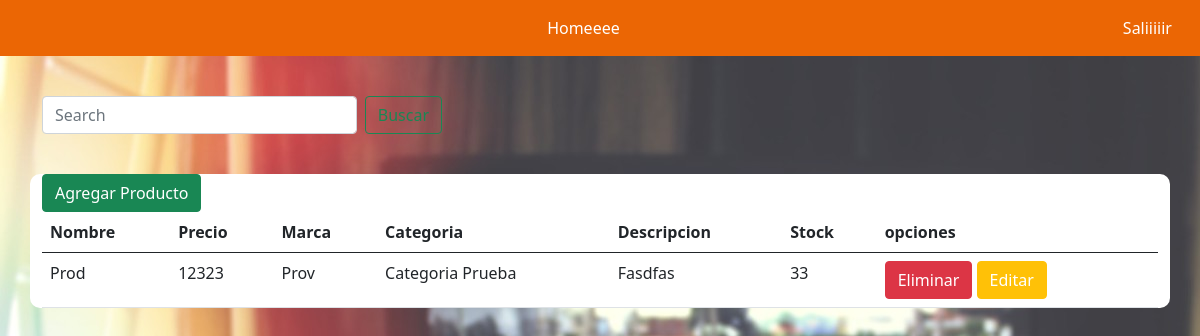
The page /productos/listar-productos/ on the database as committed earlier.
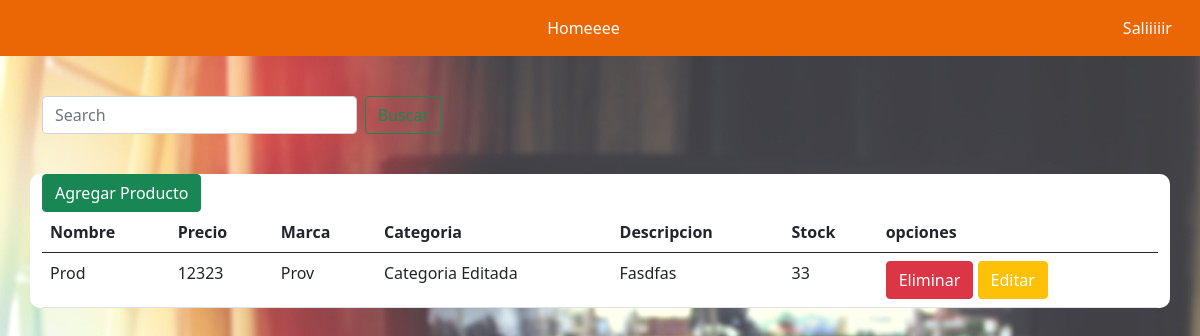
The same page on the database as committed later.
### producto/models.py (models this page shows, shortened)
class Producto(models.Model):
    id_producto = models.AutoField(primary_key=True)
    nombre = models.CharField(max_length=50)
    descripcion = models.TextField(max_length=70)
    imagen = models.ImageField(upload_to="productos", null=True)
    precio = models.IntegerField()
    id_categoria = models.ForeignKey(Categoria, on_delete=models.CASCADE)
    id_proveedor = models.ForeignKey(Proveedor, on_delete=models.CASCADE)
    stock = models.IntegerField(null = True)

class Categoria(models.Model):
    id_categoria = models.AutoField(primary_key=True)
    descripcion = models.CharField(max_length=30)
    def __str__(self):
        return self.descripcion

class Proveedor(models.Model):
    id_proveedor = models.AutoField(primary_key=True)
    rut          = models.CharField(max_length=12, null=True)
    nombre       = models.CharField(max_length=50, null=False)
    id_pais      = models.ForeignKey(Pais, on_delete=models.CASCADE)
    def __str__(self):
        return self.nombre

### producto/views.py (the view)
# urls.py: path('listar-productos/', listar_productos, name="listar_productos"),
def listar_productos(request):
    busqueda = request.GET.get("buscar")
    productos = Producto.objects.all()
    if busqueda:
        productos = Producto.objects.filter(
            Q(nombre__icontains = busqueda) |
            Q(descripcion__icontains = busqueda)
        ).distinct()
    return render(request, 'producto/listaProducto.html', {'entity':productos})

### carrito/context_processor.py (called while the page is built)
def importe_total_carro(request):
    total=0
    if 'carro' in request.session:
        for key, value in request.session["carro"].items():
            total=total+(float(value["precio"]))
    return {"importe_total_carro":total}

### producto/templates/producto/listaProducto.html (shortened to what this page needs)
{% include 'baseadmin.html' %}
{% load crispy_forms_tags %}
{% load static %}
<div class="container-sm">
    <form class="d-flex" id="barraBusqueda" method="GET">
        <input class="form-control me-2" type="search" placeholder="Search" aria-label="Search" name="buscar"
            value="{{request.GET.buscar}}">
        <button class="btn btn-outline-success" type="submit">Buscar</button>
    </form>
</div>
<div class="container-sm" id="producto">
    <button type="button" class="btn btn-success"><a href="{% url 'agregar_producto' %}">Agregar Producto</a></button>
    <table class="table">
        <thead>
            <tr>
                <th scope="col">Nombre</th>
                <th scope="col">Precio</th>
                <th scope="col">Marca</th>
                <th scope="col">Categoria</th>
                <th scope="col">Descripcion</th>
                <th scope="col">Stock</th>
                <th scope="col">opciones</th>
            </tr>
        </thead>
        <tbody>
            {% for p in entity %}
            <tr>
                <td>{{ p.nombre | title }}</td>
                <td>{{ p.precio | title }}</td>
                <td>{{ p.id_proveedor | title }}</td>
                <td>{{ p.id_categoria | title }}</td>
                <td>{{ p.descripcion | title }}</td>
                <td>{{ p.stock | title }}</td>
                <td>
                    <button type="button" class="btn btn-danger"><a
                            href="#" id="clickMe" onclick="AlertEliminarProducto({{ p.id_producto }});">Eliminar</a>
                    </button>
                    <button type="button" class="btn btn-warning"><a
                            href="{% url 'modificar_producto' p.id_producto %}">Editar</a>
                    </button>
                </td>
            </tr>
            {% endfor %}
        </tbody>
    </table>
</div>

Rows that differ between the two databases and show on the page:
changed through a linked row, Producto "Prod": id_categoria "Categoria Prueba" → "Categoria Editada"
